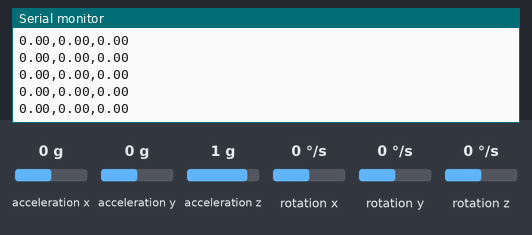
This sketch was run on a simulated Arduino Uno, built with avr-gcc and run on an emulated ATmega328P. Shown: the last lines printed to the serial monitor. Inputs (shaded band) come from the test bench; at power-on: acceleration x 0 g, acceleration y 0 g, acceleration z 1 g, rotation z 0 °/s, rotation x 0 °/s, rotation y 0 °/s.

Above: at 2.4 s.
2.5 s: acceleration x set to -1.4 g
At 3.0 s:
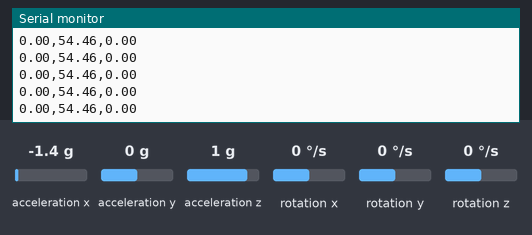
5.5 s: acceleration y set to 0.8 g
At 6.3 s:
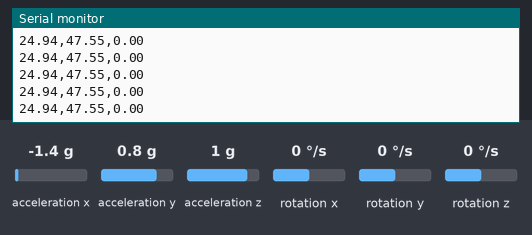
8.5 s: acceleration z set to -1.4 g
At 9.4 s:
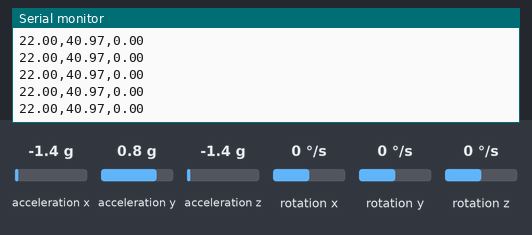
10.0 s: rotation z set to -192 °/s
At 10.5 s:
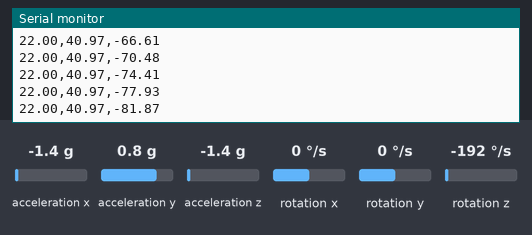
Timing chart, 0 to 12.5 s (numbered marks = the images above; inputs shaded):
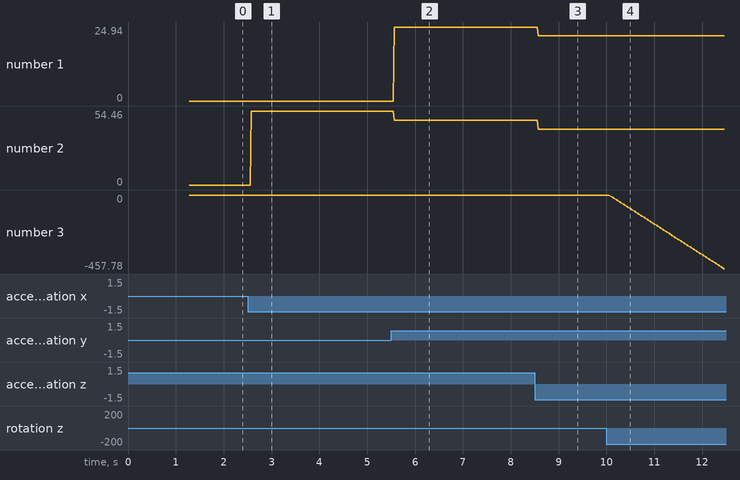

Measured:
- after the input at 2.5 s, the serial monitor: prints a new line after 0.07 s (image 1)
- after the input at 5.5 s, the serial monitor: prints a new line after 0.06 s (image 2)
- after the input at 8.5 s, the serial monitor: prints a new line after 0.07 s (image 3)
- after the input at 10.0 s, the serial monitor: prints a new line after 0.07 s (image 4)
- plotted number 1: 0 → 24.94 after the input at 5.5 s, 24.94 → 22 after the input at 8.5 s
- plotted number 2: 0 → 54.46 after the input at 2.5 s, 54.46 → 47.55 after the input at 5.5 s, 47.55 → 40.97 after the input at 8.5 s
- plotted number 3: 0 → -457.78 after the input at 10.0 s

The sketch:

drone.ino
```cpp
#include <SPI.h>
#include <RF24.h>
#include <nRF24L01.h>
#include <Wire.h>
#include <PID_v1.h>

#include <MPU6050_light.h>
#include <math.h>

#define FRONT_RIGHT 9
#define FRONT_LEFT 6
#define BACK_RIGHT 3
#define BACK_LEFT 5

// Struct representing the control data coming from the remote. Should not exceed 32 bytes.
struct ControlData {
  byte throttle;
  byte yaw;
  byte pitch;
  byte roll;
  byte AUX1;
  byte AUX2;
};

// Speeds for each motor, 0 t0 255 for 0% to 100% power.
struct MotorSpeed {
  int frontRight;
  int frontLeft;
  int backRight;
  int backLeft;
};

RF24 radio(7, 10); // CE, CSN
const byte address[10] = "ADDRESS01";

MPU6050 mpu(Wire);

ControlData data;

MotorSpeed currentSpeed, targetSpeed;

int pitch = 0;
int roll = 0;
int yaw = 0;

// Timers
unsigned long motorTimer = 0;
unsigned long timer = 0;
float timeStep = 0.01;

// PID
double desiredRoll, rollInput, rollOutput = 0;
double desiredPitch, pitchInput, pitchOutput = 0;
double desiredYaw, yawInput, yawOutput = 0;

// Motor Speeds, target and current
// float frontRightTargetSpeed, frontLeftTargetSpeed, backRightTargetSpeed, backLeftTargetSpeed;
// float frontRightCurrentSpeed, frontLeftCurrentSpeed, backRightCurrentSpeed, backLeftCurrentSpeed;

//Define the aggressive and conservative Tuning Parameters:
double consKp = 2, consKi = 0.0, consKd = 0.0; //double consKp = 1, consKi = 0.05, consKd = 0.25;
PID pitchPID(&rollInput, &rollOutput, &desiredRoll, consKp, consKi, consKd, DIRECT);
PID rollPID(&pitchInput, &pitchOutput, &desiredPitch, consKp, consKi, consKd, DIRECT);
PID yawPID(&yawInput, &yawOutput, &desiredYaw, consKp, consKi, consKd, DIRECT);

void setup() {
  Serial.begin(9600);

  Serial.print("Initializing...");

  Wire.begin();

  // initRadioComms();

  initGyroscope();

  initPID();

  // Set the target speed.
  setSpeed(10);

  Serial.print("Done...");
}

void loop() {

  // timer = millis();

  // checkGryoSettings();
  // printAMPUGyroValues();
  readMPUAngles(false);

  // Serial.println("Waiting for data...");
  // if (radio.available()) {
  //   // Serial.println("Data available...");
  //   // char txt[32] = "";
  //   // radio.read(&txt, sizeof(txt));
  //   radio.read(&data, sizeof(data));
  //   printData(data);
  // }

  // pitchPID.Compute();
  // rollPID.Compute();


  if((millis()-motorTimer) > 10){ // print data every 10ms

    printMPUValues();
    computePID();
    stabilize(false);
    // runMotors(currentSpeed);
    motorTimer = millis();

  }


  // delay(500);

  // Wait to full timeStep period
  // delay((timeStep*1000) - (millis() - timer));
  //delay(500);


};

void initPID() {

  //turn the PID on
  pitchPID.SetMode(AUTOMATIC);
  rollPID.SetMode(AUTOMATIC);
  yawPID.SetMode(AUTOMATIC);
  pitchPID.SetOutputLimits(-20, 20);
  rollPID.SetOutputLimits(-20, 20);
  yawPID.SetOutputLimits(-20, 20);

  // Set the initial values.
  desiredPitch = 0.0;
  desiredRoll = 0.0;
  desiredYaw = 0.0;

  pitchInput = 0.0;
  rollInput = 0.0;
  yawInput = 0.0;

  pitchOutput = 0.0;
  rollOutput = 0.0;
  yawOutput = 0.0;


}

void computePID() {
  pitchPID.Compute();
  rollPID.Compute();
  yawPID.Compute();

  // if((millis()-timer)>100){ // print data every 10ms
  //   Serial.print("Pitch Diff: ");
  //   Serial.print(pitchOutput);
  //   Serial.print(" Roll Diff: ");
  //   Serial.print(rollOutput);
  //   Serial.println();
  //   timer = millis();
  // }
}

bool initGyroscope() {
  // Try to initialize the adafruit mpu
  if (mpu.begin() != 0) {
    Serial.println("Failed to find MPU6050 chip");
    return false;
  }
  delay(250);
  mpu.calcOffsets();
  return true;
}

void initMotors() {

  pinMode(LED_BUILTIN, OUTPUT);
  pinMode(FRONT_RIGHT, OUTPUT);
  pinMode(FRONT_LEFT, OUTPUT);
  pinMode(BACK_RIGHT, OUTPUT);
  pinMode(BACK_LEFT, OUTPUT);
}

void setSpeed(float newSpeed) {

  currentSpeed.frontRight = newSpeed;
  currentSpeed.frontLeft = newSpeed;
  currentSpeed.backRight = newSpeed;
  currentSpeed.backLeft = newSpeed;

  targetSpeed.frontRight = newSpeed;
  targetSpeed.frontLeft = newSpeed;
  targetSpeed.backRight = newSpeed;
  targetSpeed.backLeft = newSpeed;
}

void runMotors(MotorSpeed toRun) {
  analogWrite(FRONT_RIGHT, toRun.frontRight);
  analogWrite(FRONT_LEFT, toRun.frontLeft);
  analogWrite(BACK_RIGHT, toRun.backRight);
  analogWrite(BACK_LEFT, toRun.backLeft);
}

void initRadioComms() {
  radio.begin();
  radio.openReadingPipe(0, address);
  radio.setPALevel(RF24_PA_MIN);
  radio.startListening();
}

void printData(ControlData toPrint) {
    Serial.print("Throttle: ");
    Serial.print(toPrint.throttle);
    Serial.print(" Yaw: ");
    Serial.print(toPrint.yaw);
    Serial.print(" Pitch: ");
    Serial.print(toPrint.pitch);
    Serial.print(" Roll: ");
    Serial.print(toPrint.roll);
    Serial.print(" AUX1: ");
    Serial.print(toPrint.AUX1);
    Serial.print(" AUX2: ");
    Serial.print(toPrint.AUX2);
    Serial.println("");
}

void readMPUAngles(bool print) {
  mpu.update();

  pitchInput = mpu.getAngleX();
  rollInput = mpu.getAngleY();
  yawInput = mpu.getAngleZ(); // todo map to 0 to 255?


  if (print) {
    Serial.print(pitchInput);// pitch
    Serial.print(",");
    Serial.print(rollInput);// roll
    Serial.print(",");
    Serial.print(yawInput); //yaw
    Serial.println("");
    // timer = millis();
  }
}

void printMPUValues() {

  Serial.print(pitchInput);// pitch
  Serial.print(",");
  Serial.print(rollInput);// roll
  Serial.print(",");
  Serial.print(yawInput); //yaw
  Serial.println("");
}

void printPIDOutputValues() {

  Serial.print(pitchOutput);// pitch
  Serial.print(",");
  Serial.print(rollOutput);// roll
  Serial.print(",");
  Serial.print(yawOutput); //yaw
  Serial.println("");

}


void stabilize(bool log) {

  // Motors front to back control pitch, motors left to right control roll, motors corner to corner control yaw

  // Pitch: Inverse the pitchOutput between front and back motors.
  // Roll: Inverse the rollOutput between left and right motors.
  // Yaw: Inverse the yawOutput between opposing corners
  currentSpeed.frontLeft = targetSpeed.frontLeft +  pitchOutput + rollOutput - yawOutput; //(rollOutput) - (pitchOutput);
  currentSpeed.frontRight = targetSpeed.frontRight + pitchOutput - rollOutput + yawOutput; //(rollOutput) + (pitchOutput);

  currentSpeed.backLeft = targetSpeed.backLeft -  pitchOutput + rollOutput + yawOutput; //(rollOutput) - (pitchOutput);
  currentSpeed.backRight = targetSpeed.backRight - pitchOutput - rollOutput - yawOutput; //(rollOutput) + (pitchOutput);


  // if((millis()-timer)>100){ // print data every 10ms
  //   Serial.print(pitchInput);// pitch
  //   Serial.print(", ");
  //   Serial.print(pitchOutput);
  //   Serial.print(", ");
  //   Serial.print(rollInput);// roll
  //   Serial.print(", ");
  //   Serial.print(rollOutput);
  //   Serial.print(", ");
  //   Serial.print(yawInput);// yaw
  //   Serial.print(", ");
  //   Serial.print(yawOutput);


  //   printMotorSpeed(currentSpeed);
  //   timer = millis();
  // }
}

void printMotorSpeed(MotorSpeed toPrint) {
  Serial.print(" FR: ");
  Serial.print(toPrint.frontRight);
  Serial.print(" FL: ");
  Serial.print(toPrint.frontLeft);
  Serial.print(" BR: ");
  Serial.print(toPrint.backRight);
  Serial.print(" BL: ");
  Serial.print(toPrint.backLeft);
  Serial.println("");
}

void oldStabilize (int* currSpeed, int* actSpeed, float rollDiff, float pitchDiff) {
  //actual Speed is calculated as follows +- half rollDiff +- half pitchDiff

  actSpeed[0] = (int) currSpeed[0] + (rollDiff / 2) - (pitchDiff / 2); //FL
  actSpeed[1] = (int) currSpeed[1] + (rollDiff / 2) + (pitchDiff / 2); //FR
  actSpeed[2] = (int) currSpeed[2] - (rollDiff / 2) + (pitchDiff / 2); //BR
  actSpeed[3] = (int) currSpeed[3] - (rollDiff / 2) - (pitchDiff / 2); //BL

  for (int i = 0; i < 4; i ++) {
    if (actSpeed[i] < 0) actSpeed[i] = 0;
  }

  Serial.print(F("   mot[0]="));
  Serial.print(actSpeed[0]);
  Serial.print(F("   mot[1]="));
  Serial.print(actSpeed[1]);
  Serial.print(F("   mot[2]="));
  Serial.print(actSpeed[2]);
  Serial.print(F("   mot[3]="));
  Serial.println(actSpeed[3]);

}
```
